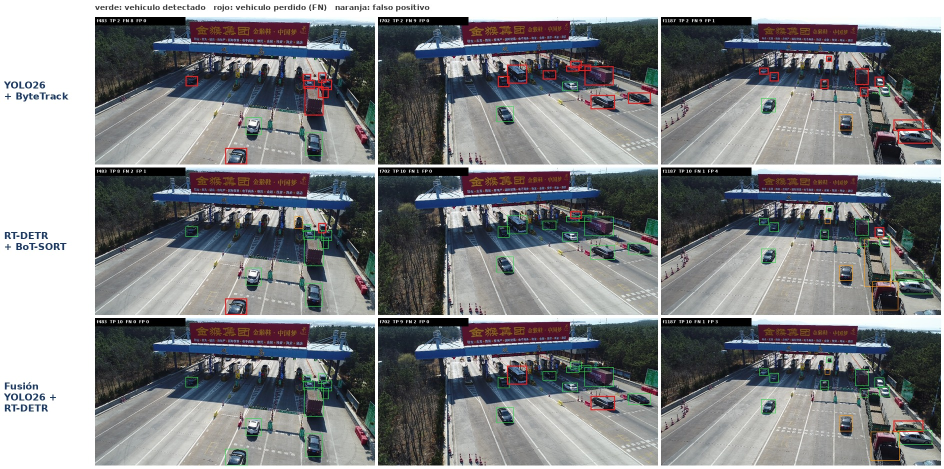
#> input picture presentacion/fig/compare_M0209_cv.jpg, 1888 x 937 px, given in place of img000300.jpg, which was not available (shown at 1/2 size)
$ python make_figures.py
#> lines starting #> are read from the running program, lines starting #| are printed output that depends on the picture
"""Genera las figuras reales de la presentacion (frames del dataset con GT, collage, slices de SAHI) y stats.json.
Uso: python -I presentacion/make_figures.py   (desde la raiz del proyecto)"""
import json
from pathlib import Path
from PIL import Image, ImageDraw, ImageFont

D = Path("data"); GT = D / "UAV-benchmark-MOTD_v1.0" / "GT"; OUT = Path("presentacion/fig"); OUT.mkdir(parents=True, exist_ok=True)
seqs = sorted(p.name.replace(" ", "").replace("_attr.txt", "") for p in (D / "M_attr" / "test").glob("*_attr.txt"))

def frame(seq, n): return Image.open(D / "UAV-benchmark-M" / seq / f"img{n:06d}.jpg").convert("RGB")
def rows(path, n):
    return [tuple(map(float, l.split(",")[2:6])) for l in path.read_text().split() if int(l.split(",")[0]) == n] if path.exists() else []
def font(sz):
    for f in ("/usr/share/fonts/liberation-sans/LiberationSans-Bold.ttf", "/usr/share/fonts/dejavu/DejaVuSans-Bold.ttf"):
        if Path(f).exists(): return ImageFont.truetype(f, sz)
    return ImageFont.load_default()

# 1) estadisticas por secuencia (para los graficos nativos)
stats = []
for s in seqs:
    n = len(list((D / "UAV-benchmark-M" / s).glob("img*.jpg")))
    b = sum(1 for _ in (GT / f"{s}_gt.txt").read_text().split())
    stats.append(dict(seq=s, frames=n, boxes=b, per_frame=round(b / n, 1)))
json.dump(stats, open("presentacion/stats.json", "w"), indent=1)

# 2) collage 2x2 de secuencias distintas (como el collage de la plantilla)
pick = [("M0203", 300), ("M0403", 200), ("M0701", 400), ("M1301", 300)]
w, h = 512, 270
col = Image.new("RGB", (w * 2 + 6, h * 2 + 6), "white")
#> col: PIL image 1030x546 RGB; every value is 255
for k, (s, n) in enumerate(pick):
    col.paste(frame(s, n).resize((w, h), Image.LANCZOS), ((k % 2) * (w + 6), (k // 2) * (h + 6)))
#> in frame, returned value is the input picture: PIL image 1888x937 RGB; mean R, G, B 128.3, 130, 132.4
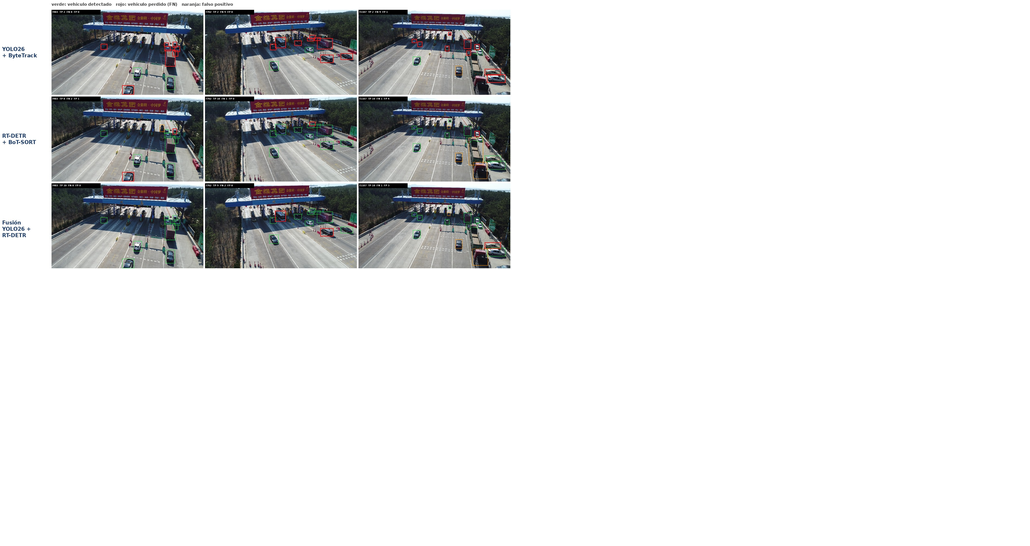
#> col: PIL image 1030x546 RGB; mean R, G, B 223.8, 224.2, 224.8
#> pass 2 of the loop `for k, (s, n) in enumerate(pick):`:
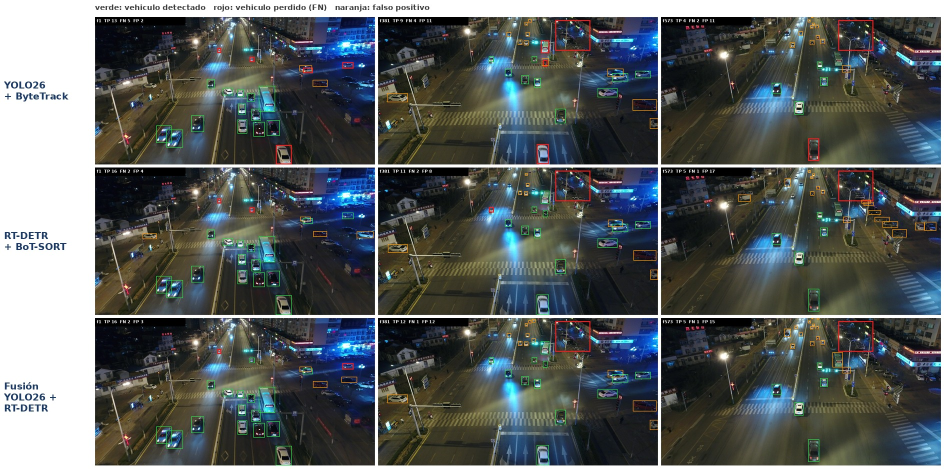
#> input picture presentacion/fig/compare_M1101_cv.jpg, 1888 x 937 px, given in place of img000200.jpg, which was not available (shown at 1/2 size)
#> in frame, returned value is the input picture: PIL image 1888x937 RGB; mean R, G, B 88.2, 93.2, 93
#> `col.paste(frame(s, n).resize((w, h), Image.LANCZOS), ((k % 2) * (w + 6..`:
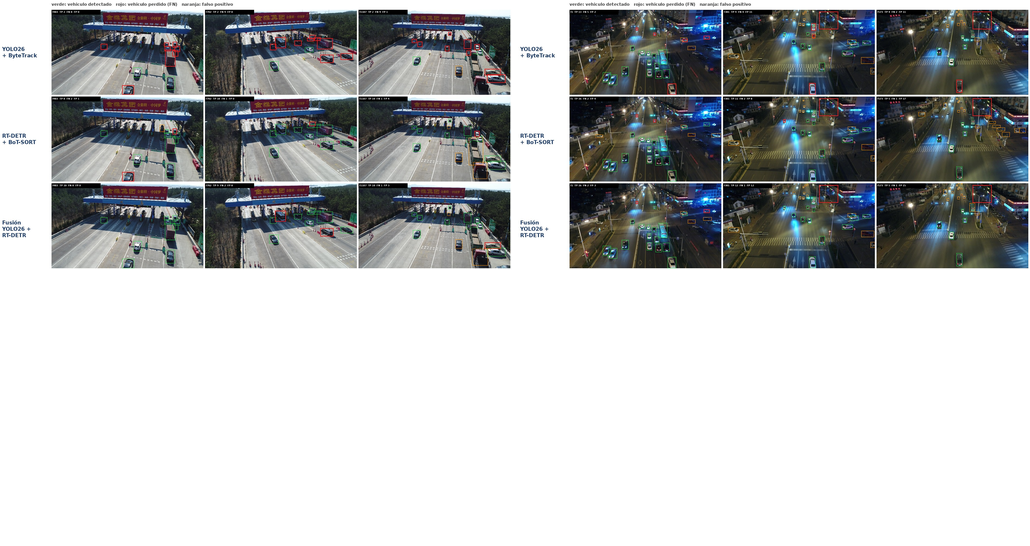
#> col: PIL image 1030x546 RGB; mean R, G, B 182.7, 184.4, 185
#> (the run stopped early here; a loop or call above may not have finished)
